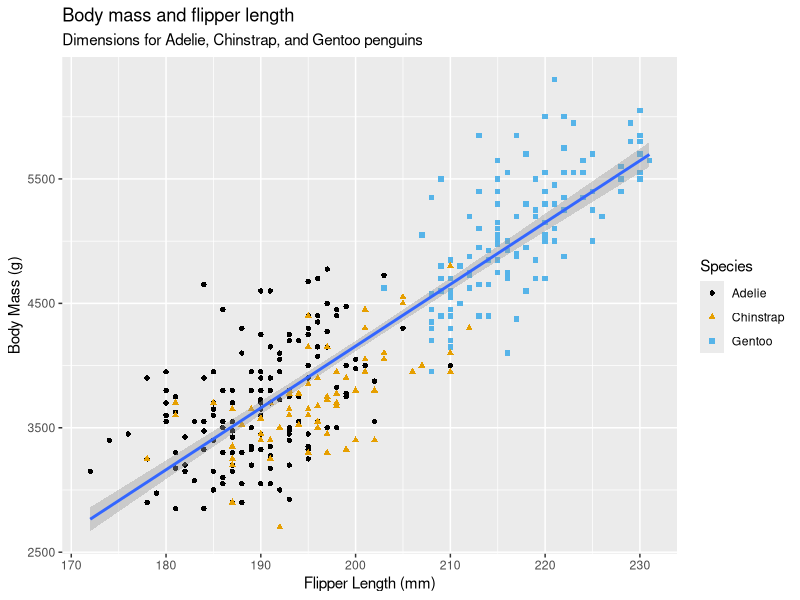
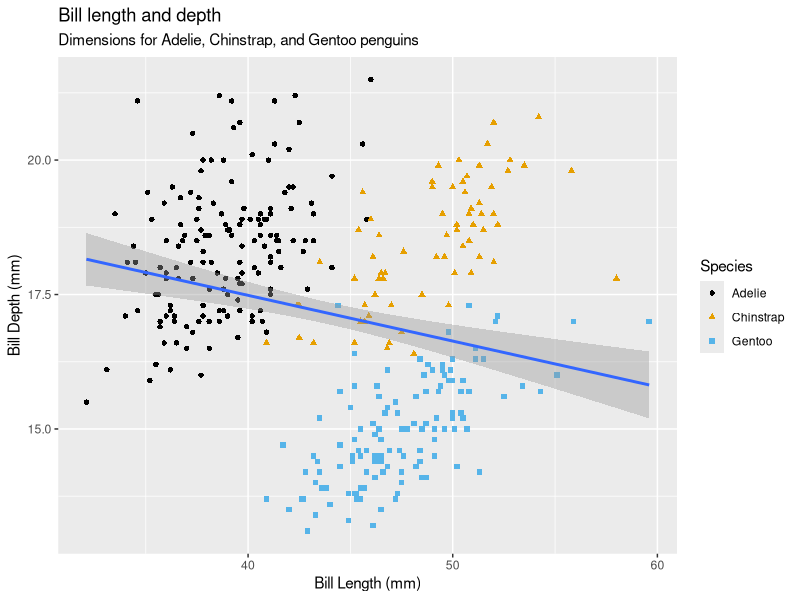
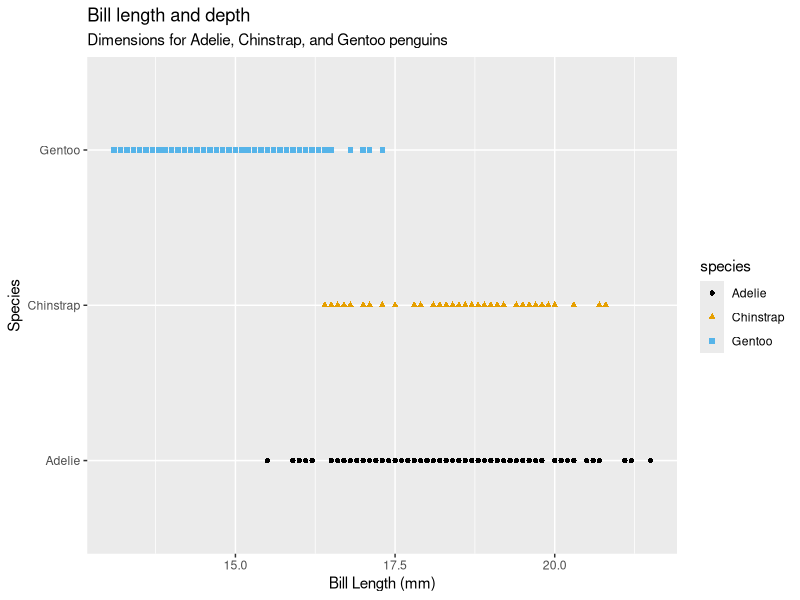
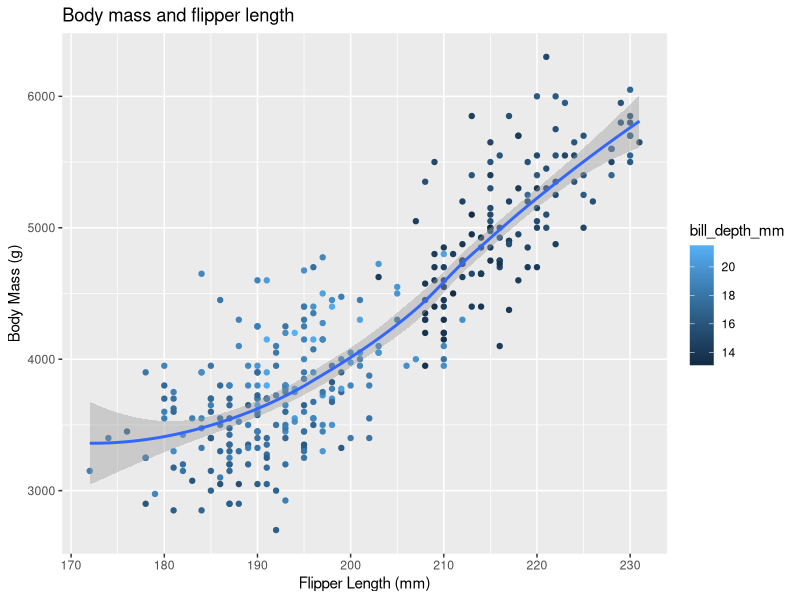

Here is the R script that generated these plots, in order:
# this code follows the introductory exercise in Hadley Wickham's R4DS book.

library(tidyverse)
library(palmerpenguins)
library(ggthemes)

penguins %>%
  ggplot(mapping = aes(x = flipper_length_mm, y = body_mass_g)) +
  geom_point(mapping = aes(color = species, shape = species)) +
  geom_smooth(method = 'lm') +
  labs(title = 'Body mass and flipper length',
       subtitle = 'Dimensions for Adelie, Chinstrap, and Gentoo penguins',
       x = 'Flipper Length (mm)',
       y = 'Body Mass (g)',
       color = 'Species',
       shape = 'Species') +
  scale_color_colorblind()

# Exercises

# 1. How many rows are in 'penguins'?

glimpse(penguins)

# R1: There are 344 rows

# 3. Make a scatterplot of bill_depth_mm vs. bill_length_mm. That is, 
# make a scatterplot with bill_depth_mm on the y-axis and 
# bill_length_mm on the x-axis. Describe the relationship between 
# these two variables.

penguins %>%
  ggplot(mapping = aes(x = bill_length_mm, y = bill_depth_mm)) +
  geom_point(mapping = aes(color = species, shape = species)) +
  geom_smooth(method = 'lm') +
  labs(
    title = 'Bill length and depth',
    subtitle = 'Dimensions for Adelie, Chinstrap, and Gentoo penguins',
    x = 'Bill Length (mm)',
    y = 'Bill Depth (mm)',
    color = 'Species',
    shape = 'Species'
    ) +
  scale_color_colorblind()

# R3: We can se here a textbook case of Simpson's paradox in the data. The
# relationship between bill length and depth is negative in the aggregate, but 
# positive for each of the species.

# 4. What happens if you make a scatterplot of species vs. bill_depth_mm? 
# What might be a better choice of geom?

penguins %>%
  ggplot(mapping = aes(x = bill_depth_mm, y = species)) +
  geom_point(mapping = aes(color = species, shape = species)) +
  labs(
    title = 'Bill length and depth',
    subtitle = 'Dimensions for Adelie, Chinstrap, and Gentoo penguins',
    x = 'Bill Length (mm)',
    y = 'Species',
  ) +
  scale_color_colorblind()

# R4: That's a silly graph. it would make more sense to put boxplots for each
# species' distribution of bill length side by side, for example.

# 5. Why does the following give an error and how would you fix it?
# ggplot(data = penguins) + 
#  geom_point()

# R5: The programmer added a geom without defining the aesthetic mapping.
# Without choosing x and y columns through the aes() function beforehand, 
# there's no way for the geom_point() function to know the values it must use
# to populate the graph with points.

# 8. Recreate the following visualization [picture in the book]. What aesthetic 
# should bill_depth_mm be mapped to? And should it be mapped at the global 
# level or at the geom level?

penguins %>%
  ggplot(mapping = aes(
    x = flipper_length_mm,
    y = body_mass_g,
    color = bill_depth_mm)) +
  geom_point() +
  geom_smooth() +
  labs(title = 'Body mass and flipper length',
       x = 'Flipper Length (mm)',
       y = 'Body Mass (g)')
